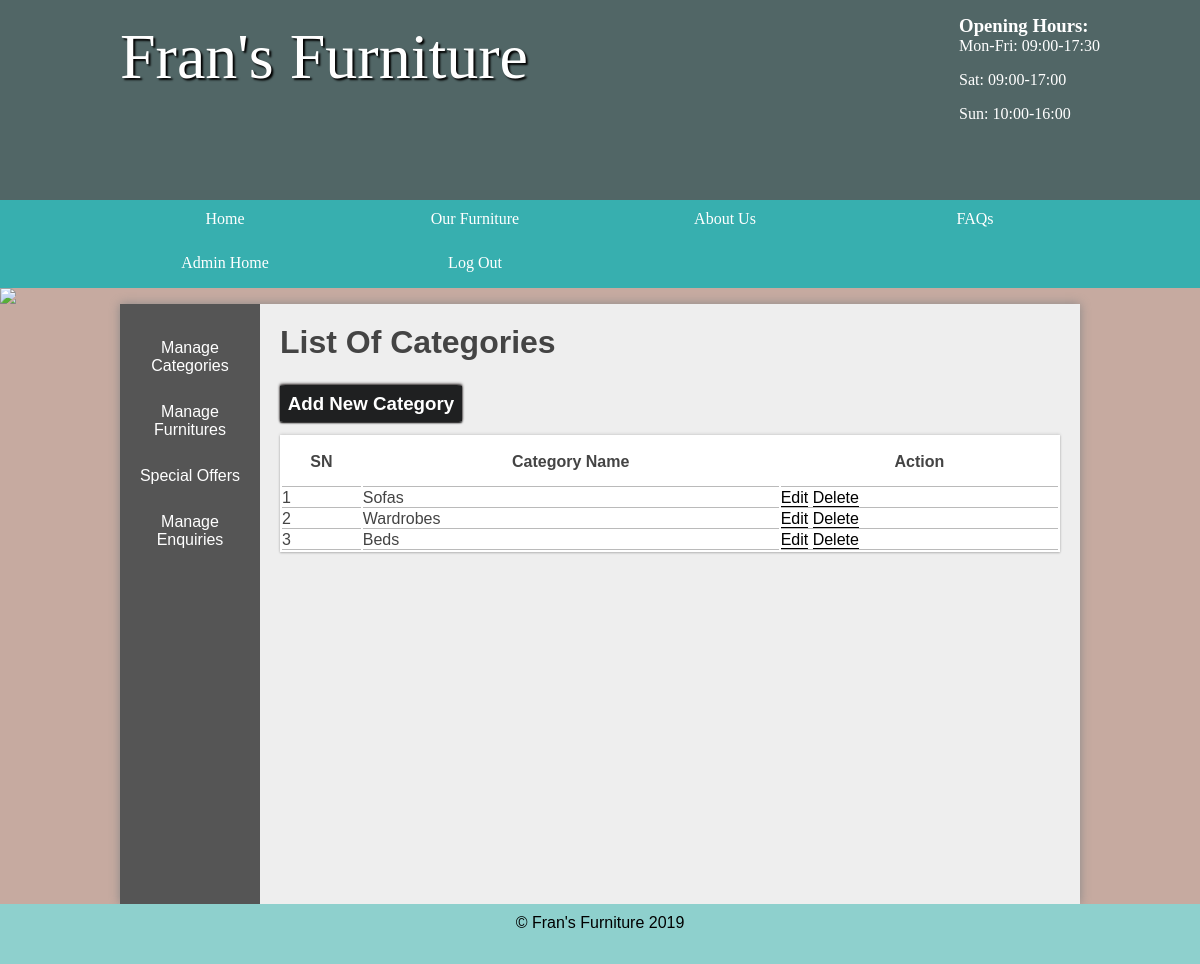
The app's page /admin/categories (signed in) with its own data.
### tables this page shows
CREATE TABLE `category` (
  `id` int(11) NOT NULL,
  `name` varchar(255) DEFAULT NULL
);

### functions/loadTemplate.php (called while the page is built, shortened)
<?php
function loadTemplate($filename, $tempVars){
	extract($tempVars);
	require $filename;
	$content = ob_get_clean();
	return $content;
}

### pagecontroller/admin/categories.php (called while the page is built, shortened)
<?php
	$allCategories=$furniture_cat->findAll();
	$allCategories_list=$allCategories->fetchAll();
	$cri=[
		'allCategories_list'=>$allCategories_list
	];
	$content = loadTemplate("../../view/admin/categories_view.php", $cri);

### includes/admin_init.php (called while the page is built, shortened)
<?php
	require '../../db/connect.php';
	require '../../classes/DatabaseTable.php';
	require '../../functions/loadTemplate.php';
	$furniture_cat = new DatabaseTable('category');
?>

### classes/DatabaseTable.php (called while the page is built, shortened)
<?php
class DatabaseTable{
	public $table;
	public function __construct($table){
		$this->table = $table;
	}
	function findAll() {
	    global $pdo;
	    $stmt = $pdo->prepare("SELECT * FROM $this->table");
	    $stmt->execute();
	    return $stmt;
	}
}

### view/admin/categories_view.php (the view, shortened to what this page needs)
<section class="right">
<h2>List Of Categories</h2>
<h3><a class="add" href="addeditcat">Add New Category</a></h3>
<table class="tables">
	<thead>
	<tr>
		<th>SN</th>
		<th>Category Name</th>
		<th>Action</th>
	</tr>
	</thead>
	<tbody>
		<?php
			$sn=1;
			foreach ($allCategories_list as $row) {
				echo '<tr><td>'.$sn.' </td>'.'<td>'.$row['name'].' </td><td><a href="addeditcat&cid='.$row['id']. '">Edit</a>';?>  <a onclick= "return confirm('Are you sure to delete?');" href="addeditcat&dcid=<?php echo $row['id']; ?>">Delete</a></td>
			<?php	$sn++; ?>
	<?php	}
	?>
		</tbody>
</table>

### css/style.css (style rules this page uses)
* { margin: 0; padding: 0; }
html { font-family: 'Oxygen Regular', verdana, sans-serif; }
body { background-color: #C6AAA0; }
main h2 { font-size:2em; }
p, li, h2 { margin-bottom: 1em; }
section a { color: #444; }
table { width: 100%; margin-top: 20px; }
td { border-bottom: 1px solid #bababa; }
th { border-bottom: 1px solid #bababa; }
.stock .products, .admin .right { display: table-cell; padding: 20px; }
.right { padding: 20px; }
.tables { background: #fff; box-shadow: 0 -1px 3px rgba(0,0,0,.12), 0 1px 2px rgba(0,0,0,.24); }
.tables tr th { padding: 2%; }
.tables tr td a { text-decoration: none; color: #000; border-bottom: 1px solid #000; }
.add { padding: 1%; color: #fff; background: #1f2021; text-decoration: none; border-radius: 3%; box-shadow: 0 -1px 3px rgb(37, 30, 30), 0 1px 2px rgb(0, 0, 0); }
a { text-decoration: none; }

### records on screen
category: name "Sofas"
category: name "Wardrobes"
category: name "Beds"

### other values on screen
Date('Y') "2019"
